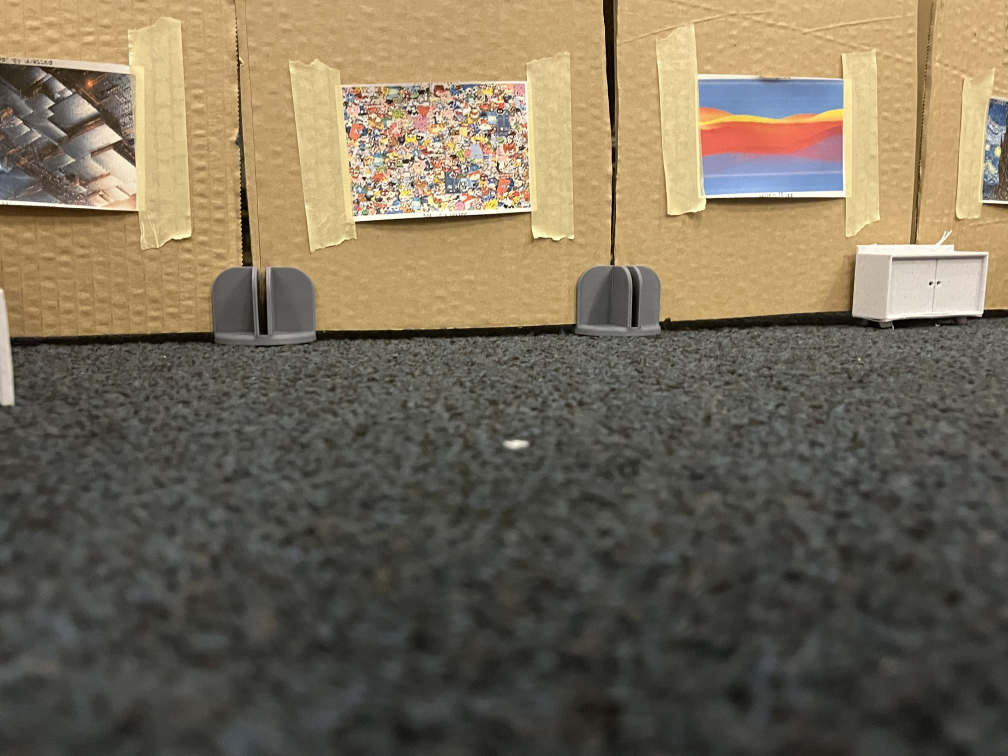
#> input picture DSP_codes/photos/IMG-3649.jpg, 4032 x 3024 px, found by its file name (shown at 1/4 size)
$ python ground_detect.py   (older library calls are emulated)
#> lines starting #> are read from the running program, lines starting #| are printed output that depends on the picture; after the words box and inside, x2 and y2 are one past the last pixel; in counts of white or black regions, pixels touching at a corner belong together
#> in combine_and_display, original_image is the input picture: shape (3024, 4032, 3); mean B, G, R 88.5, 108.6, 119.6
import cv2
import os
import numpy as np


def detect_large_edges(image_path, sigma=1.0, gradient_threshold=100, kernel_size=9, min_contour_length=20):
    # Load the image in grayscale
#> called with image_path = 'DSP_codes/more_code/test/IMG-3649.jpg', sigma = 4, gradient_threshold = 30, kernel_size = 3, min_contour_length = 250
    original_image = cv2.imread(image_path)
    if original_image is None:
        raise FileNotFoundError(f"Image not found at {image_path}")
    grayscale_image = cv2.cvtColor(original_image, cv2.COLOR_BGR2GRAY)

    # Apply Gaussian Blur to reduce noise
    blurred = cv2.GaussianBlur(grayscale_image, (0, 0), sigma)

    # Compute gradients using the Sobel operator
    grad_x = cv2.Sobel(blurred, cv2.CV_64F, 1, 0, ksize=kernel_size)
    grad_y = cv2.Sobel(blurred, cv2.CV_64F, 0, 1, ksize=kernel_size)
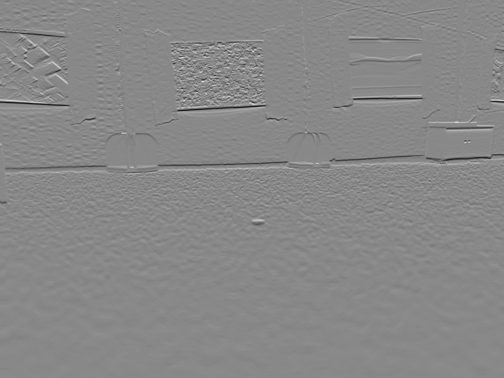
#> grad_y: shape (3024, 4032) float64 (shown at 1/8 size); min -175, max 152, mean -0.3; drawn with min black and max white

    # Compute gradient magnitude
    gradient_magnitude = np.sqrt(grad_x**2 + grad_y**2)
    gradient_magnitude = cv2.convertScaleAbs(gradient_magnitude)

    # Apply threshold to filter weak gradients
    _, large_edges = cv2.threshold(gradient_magnitude, gradient_threshold, 255, cv2.THRESH_BINARY)
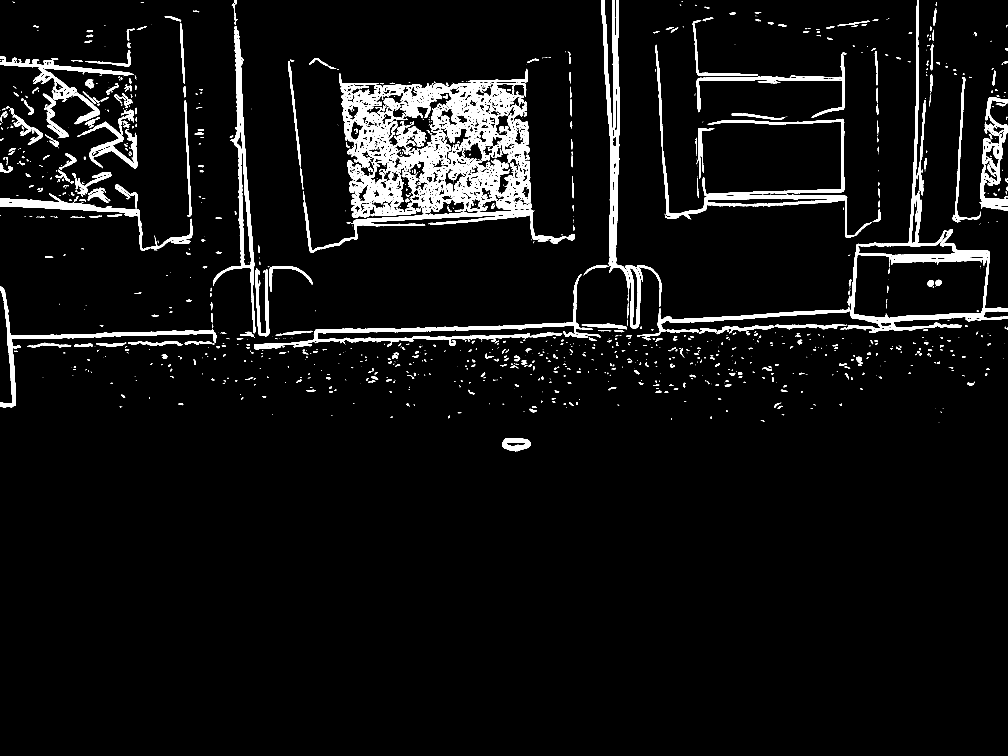
#> large_edges: shape (3024, 4032) (shown at 1/4 size); 5.3% white; 1523 white regions (757 under 20 px)

    # Find contours in the edge-detected image
    contours, _ = cv2.findContours(large_edges, cv2.RETR_EXTERNAL, cv2.CHAIN_APPROX_SIMPLE)
#> contours = 1441 contours, 840 with area under 20; largest, box (x1, y1, x2, y2) and area: (1363, 331, 2128, 871) 246974, (3363, 0, 4032, 1331) 38754, (2406, 0, 2518, 1172) 34503, (854, 104, 1021, 1333) 32588, (1212, 765, 2300, 1012) 20714

    # Create an empty mask to draw filtered contours
    filtered_edges = np.zeros_like(large_edges)

    # Filter contours by length and draw them on the mask
    for contour in contours:
        if cv2.arcLength(contour, closed=False) > min_contour_length:
            cv2.drawContours(filtered_edges, [contour], -1, 255, thickness=cv2.FILLED)
#> this loop made 1441 passes
#> contour on passes 2, 8, 9: [[3755, 1689], [3756, 1689]], [[1327, 1661], [1329, 1663]], [[1324, 1660], [1325, 1660]]
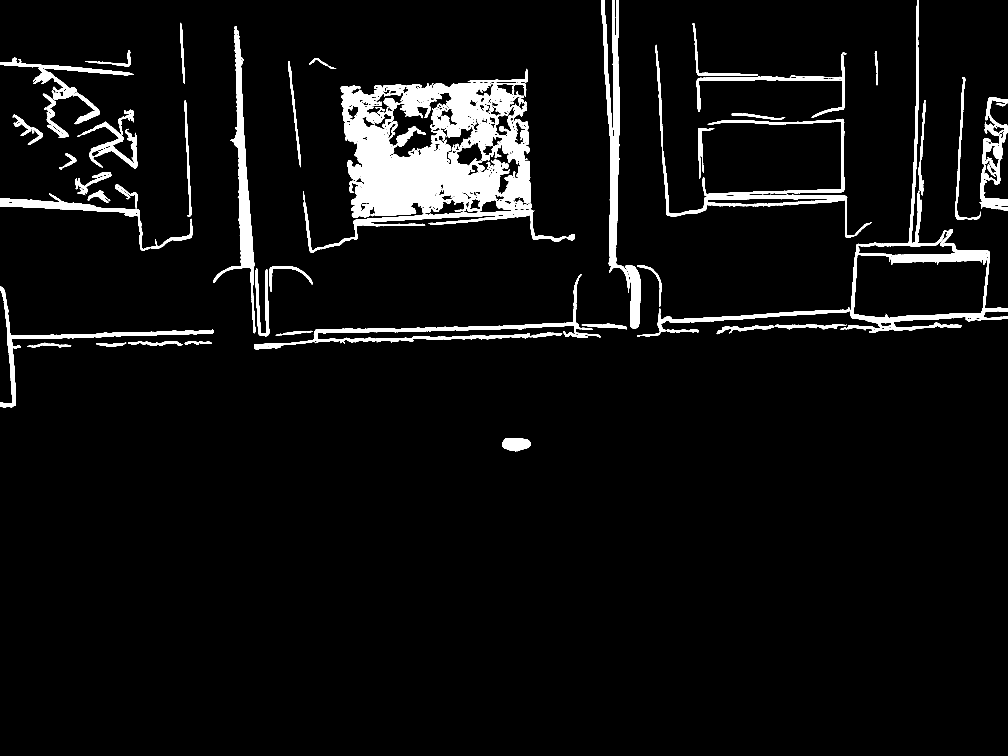
#> filtered_edges: shape (3024, 4032) (shown at 1/4 size); 5.4% white; 63 white regions, largest, box (x1, y1, x2, y2) and area: (1363, 331, 2128, 871) 256504, (3363, 0, 4032, 1331) 42698, (2406, 0, 2518, 1172) 36439

    return filtered_edges


def perform_hough_lines(edge_image, original_image):
    lines = cv2.HoughLinesP(edge_image, rho=1, theta=np.pi/180, threshold=80, minLineLength=100, maxLineGap=40)
#> lines = 2105 rows, first 6: [30, 1346, 851, 1331], [1243, 1323, 2244, 1305], [1609, 1314, 2459, 1299], [2888, 1313, 3275, 1300], [1173, 1327, 2119, 1311], [202, 1339, 853, 1328]
    line_mask = np.zeros_like(edge_image)

    if lines is not None:
        for line in lines:
            x1, y1, x2, y2 = line[0]
            cv2.line(line_mask, (x1, y1), (x2, y2), 255, 2)
#> this loop made 2105 passes
#> line_mask: shape (3024, 4032); 6.2% white; 20 white regions, largest, box (x1, y1, x2, y2) and area: (1362, 275, 2301, 957) 342115, (883, 0, 2607, 1399) 134129, (2630, 0, 4032, 1340) 85174

    return line_mask


def detect_color_transition(image_path, brown_range, black_range):
#> called with image_path = 'DSP_codes/more_code/test/IMG-3649.jpg', brown_range = ((10, 50, 50), (30, 255, 255)), black_range = ((0, 0, 0), (180, 255, 50))
    original_image = cv2.imread(image_path)
    if original_image is None:
        raise FileNotFoundError(f"Image not found at {image_path}")

    # Convert to HSV color space
    hsv_image = cv2.cvtColor(original_image, cv2.COLOR_BGR2HSV)
#> hsv_image: shape (3024, 4032, 3); mean H, S, V 30.3, 53.6, 121

    # Create masks for brown and black regions
    brown_mask = cv2.inRange(hsv_image, brown_range[0], brown_range[1])
#> brown_mask: shape (3024, 4032); 34.9% white; 2601 white regions (2211 under 20 px), largest, box (x1, y1, x2, y2) and area: (0, 0, 4032, 1429) 4177507, (3979, 507, 4032, 804) 9992, (1426, 758, 1552, 862) 5190
    black_mask = cv2.inRange(hsv_image, black_range[0], black_range[1])
#> black_mask: shape (3024, 4032); 8.2% white; 17220 white regions (15955 under 20 px), largest, box (x1, y1, x2, y2) and area: (2148, 2575, 3027, 3024) 164767, (3039, 2621, 4032, 3024) 155629, (1315, 2810, 1822, 3024) 51269

    # Dilate both masks
    kernel = cv2.getStructuringElement(cv2.MORPH_RECT, (11, 11))
    brown_dilated = cv2.dilate(brown_mask, kernel, iterations=1)
#> brown_dilated: shape (3024, 4032); 39.1% white; 368 white regions, largest, box (x1, y1, x2, y2) and area: (0, 0, 4032, 1572) 4509793, (142, 1360, 633, 1518) 20799, (1419, 1322, 2171, 1403) 14501
    black_dilated = cv2.dilate(black_mask, kernel, iterations=1)
#> black_dilated: shape (3024, 4032); 19.1% white; 938 white regions, largest, box (x1, y1, x2, y2) and area: (626, 2261, 4032, 3024) 1319535, (0, 2789, 636, 3024) 74067, (2632, 1210, 4032, 1338) 71209

    # Find overlap
    transition_region = cv2.bitwise_and(brown_dilated, black_dilated)
#> transition_region: shape (3024, 4032); 2.6% white; 519 white regions (15 under 20 px), largest, box (x1, y1, x2, y2) and area: (37, 1323, 908, 1426) 14210, (0, 251, 164, 390) 13321, (2632, 1210, 3451, 1294) 12554

    return transition_region


def filter_noise(mask, min_area=500):
    """
    Filters out small noisy regions from a binary mask based on contour area.

    Parameters:
        mask (numpy.ndarray): Binary mask to filter.
        min_area (int): Minimum contour area to retain.

    Returns:
        numpy.ndarray: Filtered binary mask.
    """
    contours, _ = cv2.findContours(mask, cv2.RETR_EXTERNAL, cv2.CHAIN_APPROX_SIMPLE)
    filtered_mask = np.zeros_like(mask)

    for contour in contours:
        if cv2.contourArea(contour) >= min_area:  # Keep only large contours
            cv2.drawContours(filtered_mask, [contour], -1, 255, thickness=cv2.FILLED)

    return filtered_mask


def scale_image(image, scale):
    """Scales the image by the given factor."""
    width = int(image.shape[1] * scale)
    height = int(image.shape[0] * scale)
    return cv2.resize(image, (width, height), interpolation=cv2.INTER_AREA)


def combine_and_display(image_path, brown_range, black_range, display_scale=0.2, min_area=500):
    original_image = cv2.imread(image_path)
    if original_image is None:
        raise FileNotFoundError(f"Image not found at {image_path}")

    # Detect large edges
    filtered_edges = detect_large_edges(image_path, sigma=4, gradient_threshold=30, kernel_size=3, min_contour_length=250)

    # Detect Hough lines
    hough_lines = perform_hough_lines(filtered_edges, original_image)

    # Detect ground regions
    ground_mask = detect_color_transition(image_path, brown_range, black_range)

    # Check overlap
    overlap = cv2.bitwise_and(hough_lines, ground_mask)
#> overlap: shape (3024, 4032); 1.3% white; 247 white regions (17 under 20 px), largest, box (x1, y1, x2, y2) and area: (1259, 1289, 2310, 1333) 11436, (2410, 0, 2465, 548) 11124, (37, 1323, 855, 1426) 9672

    # Make the overlap dots bigger using dilation
    kernel = cv2.getStructuringElement(cv2.MORPH_ELLIPSE, (15, 15))  # Adjust size for larger dots
    overlap_dilated = cv2.dilate(overlap, kernel, iterations=1)
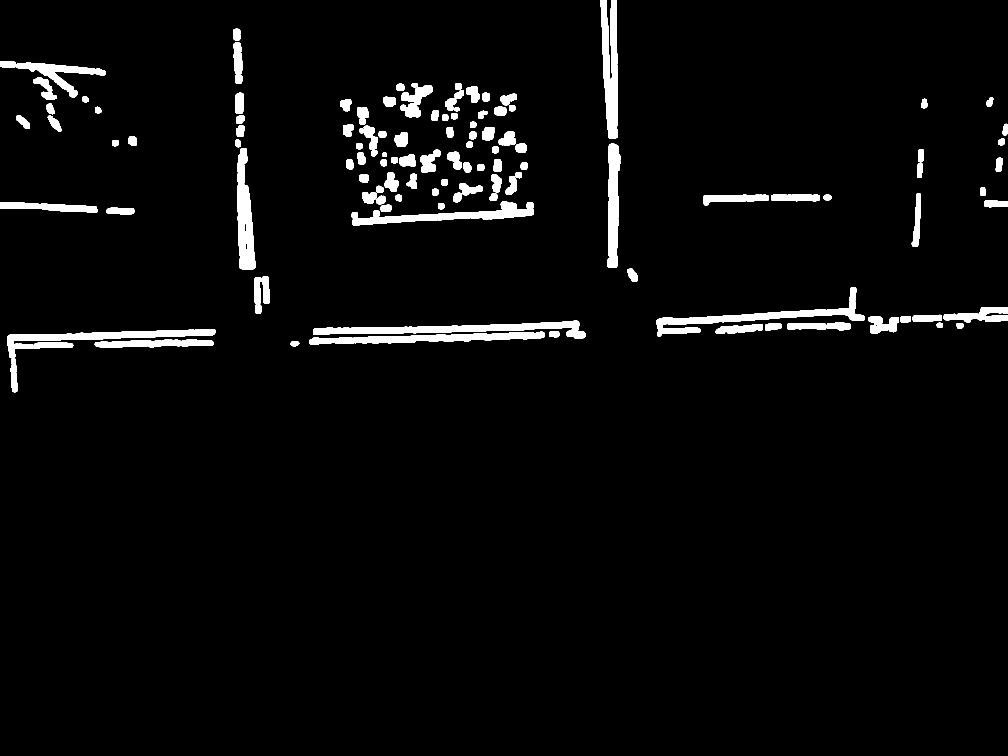
#> overlap_dilated: shape (3024, 4032) (shown at 1/4 size); 3.4% white; 121 white regions

    # Filter out noise from the overlap
    filtered_overlap = filter_noise(overlap_dilated, min_area=min_area)
#> in filter_noise, `contours, _ = cv2.findContours(mask, cv2.RETR_EXTERNAL, cv2.CHAIN_APPR..`: contours = 121 contours; largest, box (x1, y1, x2, y2) and area: (30, 1316, 862, 1569) 28576, (1252, 1282, 2341, 1354) 27572, (2625, 1148, 3458, 1347) 26224, (2403, 0, 2472, 555) 24818, (1237, 1327, 2178, 1378) 22406
#> the loop in filter_noise, `for contour in contours:` made 121 passes

    # Create result images
    result_image = original_image.copy()
    result_image[filtered_overlap > 0] = [0, 255, 0]  # Highlight strong lines in green

    overlap_only_image = np.zeros_like(original_image)
    overlap_only_image[filtered_overlap > 0] = [0, 255, 0]  # Green dots on a black background

    # Scale all images for display
    original_scaled = scale_image(original_image, display_scale)
    hough_scaled = scale_image(hough_lines, display_scale)
    ground_scaled = scale_image(ground_mask, display_scale)
    result_scaled = scale_image(result_image, display_scale)
    overlap_only_scaled = scale_image(overlap_only_image, display_scale)
#> in scale_image (call 5), `return cv2.resize(image, (width, height), interpolation=cv2.INTER_AREA)`:
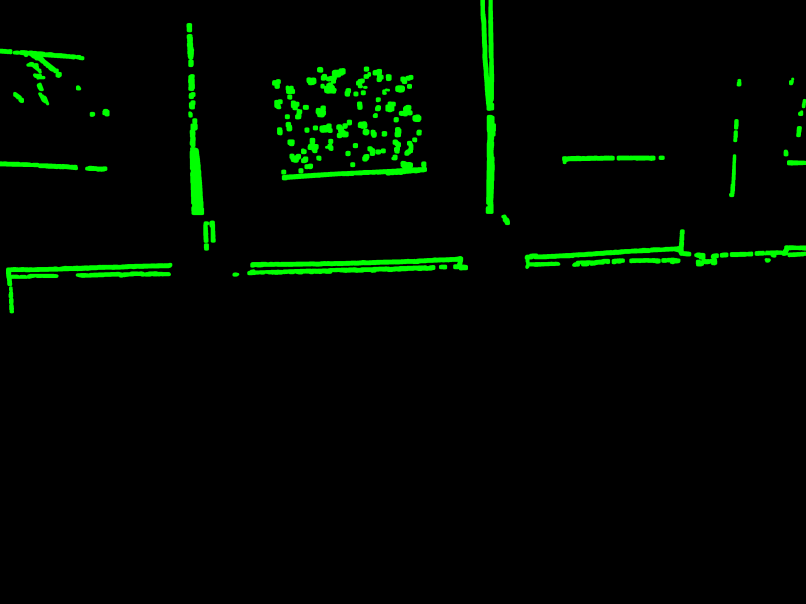
#> returned value: shape (604, 806, 3); mean of channels 0, 1, 2 0, 8.6, 0; drawn as B, G, R

    # Display the images
    #cv2.imshow("Original Image", original_scaled)
    cv2.imshow("Hough Lines", hough_scaled)
    cv2.imshow("Ground Mask", ground_scaled)
    #cv2.imshow("Filtered Overlap Result", result_scaled)
    cv2.imshow("Filtered Overlap Only", overlap_only_scaled)
    cv2.waitKey(0)
    cv2.destroyAllWindows()


# Define color ranges for ground detection
brown_lower = (10, 50, 50)
brown_upper = (30, 255, 255)
black_lower = (0, 0, 0)
black_upper = (180, 255, 50)

# File path
current_path = os.getcwd()
image_path = os.path.join(current_path, 'test', 'IMG-3649.jpg')

# Run the combined detection and display the result
combine_and_display(image_path, brown_range=(brown_lower, brown_upper), black_range=(black_lower, black_upper), display_scale=0.2, min_area=500)

$ run again, with DSP_codes/photos/IMG-3644.jpg copied over DSP_codes/photos/IMG-3649.jpg
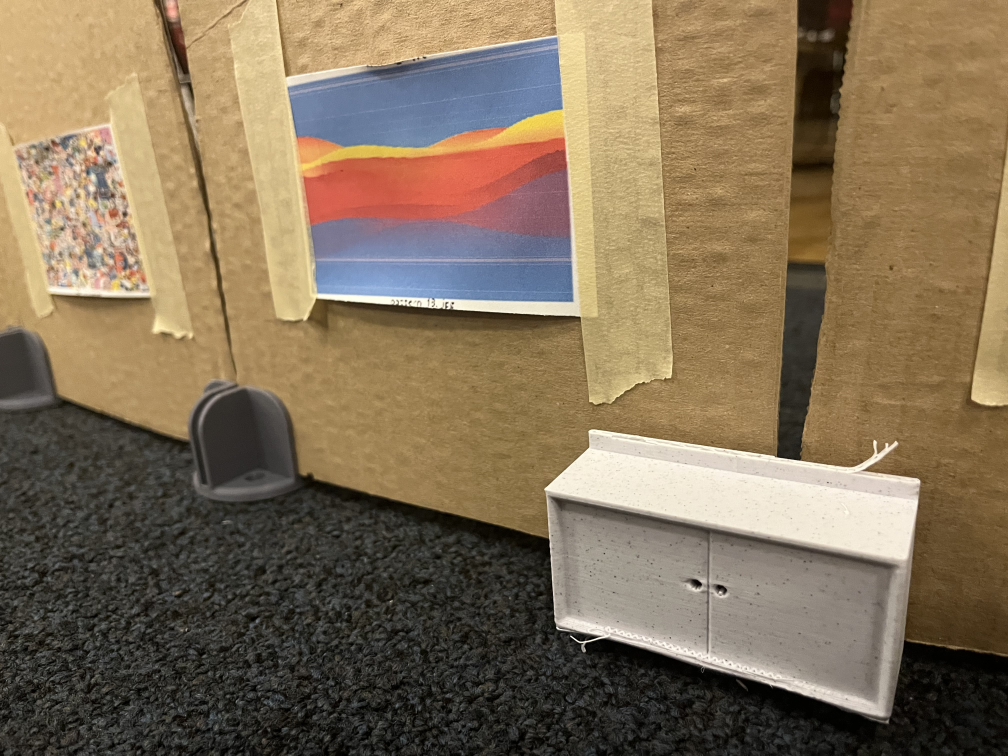
#> input picture DSP_codes/photos/IMG-3644.jpg, 4032 x 3024 px, found by its file name (shown at 1/4 size)
#> in combine_and_display, original_image is the input picture: shape (3024, 4032, 3); mean B, G, R 88.5, 113.2, 131
#> in detect_large_edges, `_, large_edges = cv2.threshold(gradient_magnitude, gradient_threshold,..`:
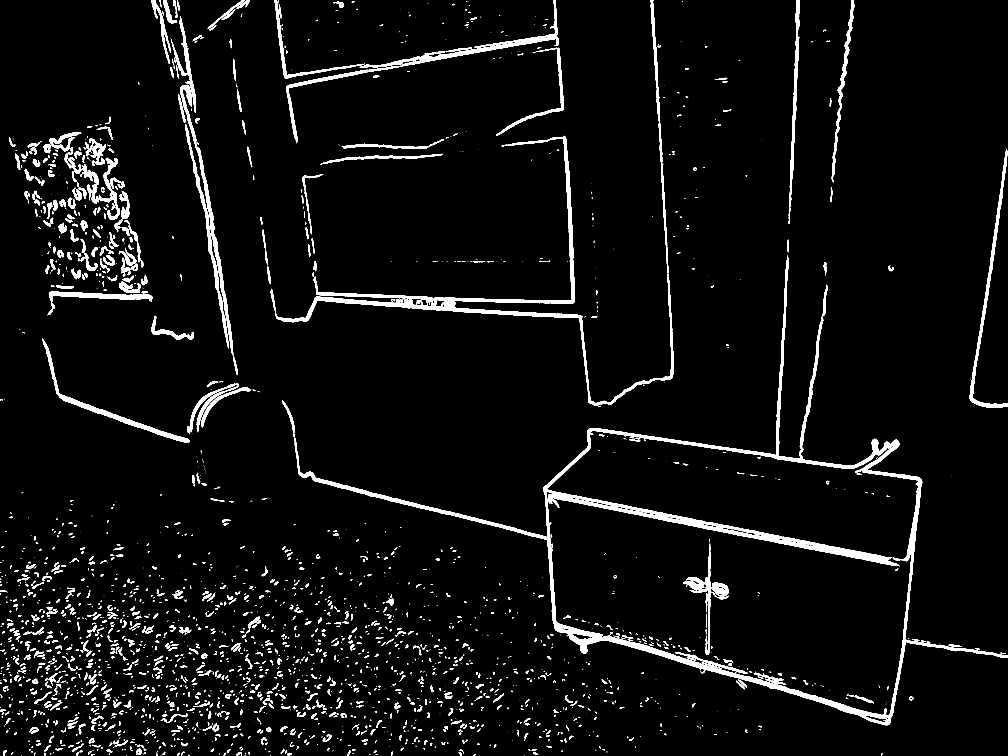
#> large_edges: shape (3024, 4032) (shown at 1/4 size); 4.4% white; 2885 white regions (1340 under 20 px)
#> in detect_large_edges, `contours, _ = cv2.findContours(large_edges, cv2.RETR_EXTERNAL, cv2.CHA..`: contours = 2693 contours, 1492 with area under 20; largest, box (x1, y1, x2, y2) and area: (1176, 1022, 4032, 2901) 1327826, (1083, 543, 2696, 1623) 48816, (1145, 147, 2236, 571) 16394, (721, 339, 935, 1426) 12740, (3879, 595, 4032, 1631) 11474
#> the loop in detect_large_edges, `for contour in contours:` made 2693 passes
#> contour on passes 1 to 3: [[2096, 3022], [2096, 3023]], [[643, 3022], [644, 3022]], [[506, 3021], [506, 3023]]
#> lines = 2114 rows, first 6: [2418, 1717, 3566, 2865], [2351, 1755, 3480, 2884], [2372, 1712, 3556, 2896], [2629, 1749, 3596, 2716], [2348, 1728, 3513, 2893], [2473, 1726, 3574, 2827]
#> the loop in perform_hough_lines, `for line in lines:` made 2114 passes
#> hsv_image: shape (3024, 4032, 3); mean H, S, V 26, 87.1, 133.4
#> brown_mask: shape (3024, 4032); 52.6% white; 1469 black regions (1351 under 20 px), largest, box (x1, y1, x2, y2) and area: (0, 1157, 4032, 3024) 4595924, (1214, 551, 2322, 1276) 658040, (1146, 142, 2255, 592) 348151
#> black_mask: shape (3024, 4032); 17% white; 5639 white regions (4943 under 20 px), largest, box (x1, y1, x2, y2) and area: (0, 1889, 4032, 3024) 1654193, (815, 1564, 1077, 1946) 52047, (3187, 69, 3399, 501) 50851
#> brown_dilated: shape (3024, 4032); 57.8% white; 214 black regions (109 under 20 px), largest, box (x1, y1, x2, y2) and area: (0, 1530, 4032, 3024) 4029633, (1220, 557, 2314, 1261) 631027, (1152, 147, 2249, 587) 330215
#> black_dilated: shape (3024, 4032); 26.5% white; 160 white regions, largest, box (x1, y1, x2, y2) and area: (0, 1807, 4032, 3024) 2792422, (3179, 0, 3411, 520) 88026, (810, 1559, 1110, 1951) 76623
#> transition_region: shape (3024, 4032); 4.6% white; 450 white regions (5 under 20 px), largest, box (x1, y1, x2, y2) and area: (3103, 1269, 3292, 1846) 55552, (3179, 0, 3406, 520) 42374, (1351, 1200, 2327, 1282) 23064
#> overlap: shape (3024, 4032); 0.5% white; 123 white regions (20 under 20 px), largest, box (x1, y1, x2, y2) and area: (1351, 1200, 2327, 1281) 11268, (1244, 1912, 2203, 2173) 10150, (258, 1595, 731, 1767) 3875
#> overlap_dilated: shape (3024, 4032); 1.5% white; 56 white regions
#> in filter_noise, `contours, _ = cv2.findContours(mask, cv2.RETR_EXTERNAL, cv2.CHAIN_APPR..`: contours = 56 contours; largest, box (x1, y1, x2, y2) and area: (1186, 1883, 2219, 2315) 27999, (1344, 1193, 2334, 1288) 25484, (3096, 1188, 3309, 1853) 25097, (231, 1582, 738, 1774) 11226, (3558, 2462, 3682, 2844) 10722
#> the loop in filter_noise, `for contour in contours:` made 56 passes
#> in scale_image (call 5), `return cv2.resize(image, (width, height), interpolation=cv2.INTER_AREA)`:
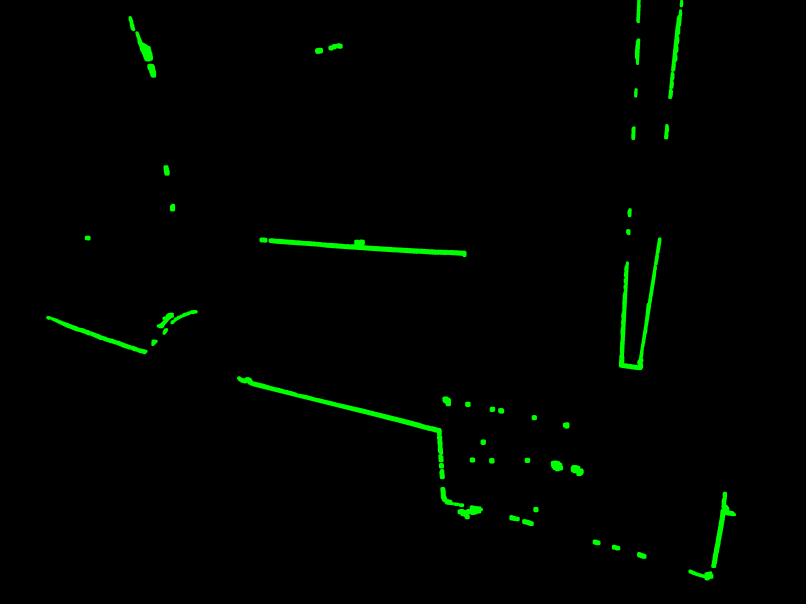
#> returned value: shape (604, 806, 3); mean of channels 0, 1, 2 0, 3.8, 0; drawn as B, G, R
